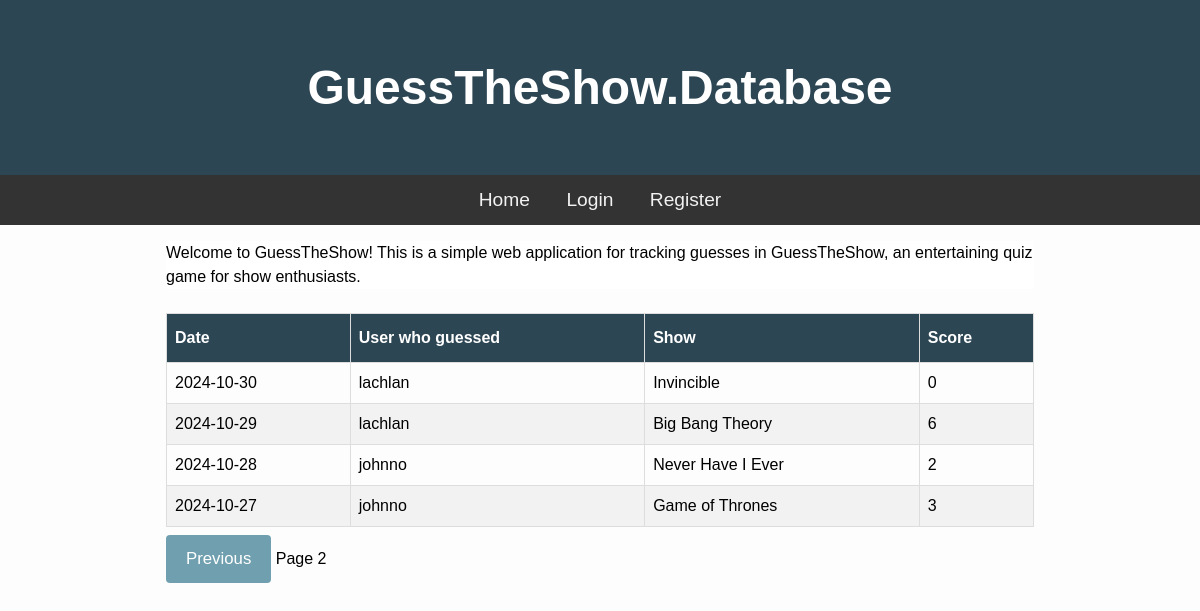
Page /?page=2 on the earlier database version.
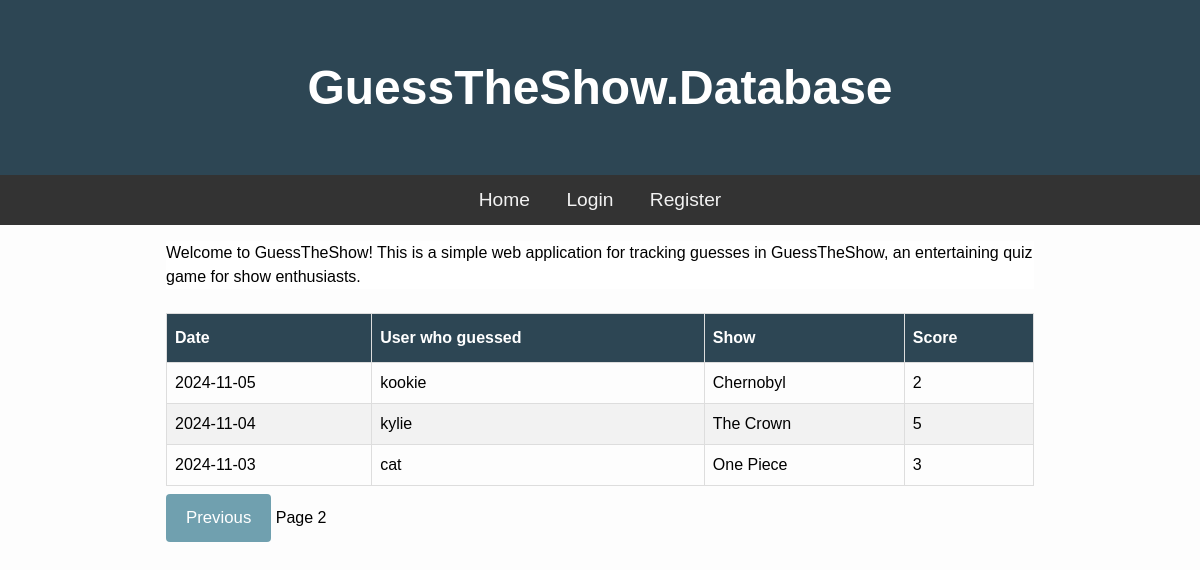
Same page on the later database version.
### tables this page shows
CREATE TABLE Guesses (id INTEGER PRIMARY KEY AUTOINCREMENT, user_id INTEGER, date TEXT NOT NULL, score INTEGER, "show" TEXT NOT NULL);

CREATE TABLE Users (id INTEGER PRIMARY KEY AUTOINCREMENT, username TEXT UNIQUE NOT NULL, password NOT NULL, salt TEXT);

### main.py (the view)
@app.route("/") #the route for the homepage
def Home():
    page = request.args.get('page', 1, type=int) #Get the page number from the query parameters and default to 1 if not provided
    per_page = 10 #Limit guesses to 10 per page
    offset = (page - 1) * per_page #Calculate the offset for the database query based on the current page
    guessData = db.GetPages(per_page, offset) #Get the guesses for the current page using limit and offset
    total_guesses = db.TotalGuessCount() #Get the total number of guesses from the guesses database
    total_pages = math.ceil(total_guesses / per_page)#Calculate the total number of pages and round up to the nearest whole number
    return render_template("index1.html", guesses=guessData, page=page, total_pages=total_pages) #Note: passing data, page and total_pages

### db.py (called while the page is built)
def GetDB():
    BASE_DIR = os.path.dirname(os.path.abspath(__file__)) #Turns the part of the current file into an absolute path and then gets the directory of that path. Used to find the database file regardless of where the program is run from.
    db_path = os.path.join(BASE_DIR, ".database", "gtg.db") #Creates path to the database file
    db = sqlite3.connect(db_path)
    db.row_factory = sqlite3.Row
    return db

def GetPages(limit, offset):
    db = GetDB()
    query = """SELECT Guesses.date, Guesses.show, Guesses.score, Users.username
               FROM Guesses
               JOIN Users ON Guesses.user_id = Users.id
               ORDER BY date DESC
               LIMIT ? OFFSET ?"""
    guesses = db.execute(query, (limit, offset)).fetchall()
    db.close()
    return guesses

def TotalGuessCount():
    db = GetDB()
    result = db.execute("SELECT COUNT(*) as total FROM Guesses").fetchone()
    db.close()
    return result['total']

### templates/index1.html (shortened to what this page needs)
{% extends "base.html" %}
{% block content %}
<div class="container">
    <p>Welcome to GuessTheShow! This is a simple web application for tracking guesses in GuessTheShow, an entertaining quiz game for show enthusiasts.</p>
</div>
<br>
<table class="guess_table">
    <thead>
        <th>Date</th>
        <th>User who guessed</th>
        <th>Show</th>
        <th>Score</th>
    </thead>
    <tbody>
        {% for guess in guesses %}
        <tr>
            <td>{{ guess['date'] }}</td>
            <td>{{ guess['username'] }}</td>
            <td>{{ guess['show'] }}</td>
            <td>{{ guess['score'] }}</td>
        </tr>
        {% endfor %}
    </tbody>
</table>
<div class="pagenavigation">
    {% if page > 1 %}
        <a href="{{ url_for('Home', page=page-1) }}"><button>Previous</button></a>
    {% endif %}
    <span>Page {{ page }}</span>
</div>
{% endblock %}

### templates/base.html (shortened to what this page needs)
<!DOCTYPE html>
<html lang="en">
<head>
    <link rel="stylesheet" href="static/css/style.css" />
</head>
<body>
    <h1 class="banner">GuessTheShow.Database</h1>
    <nav>
        <a href="/">Home</a>
        {% if session.get('username') %}
         <a href="/logout">Logout</a>
         {% else %}
        <a href="/login">Login</a>
        <a href="/register">Register</a>
        {% endif %}
</nav>
    <main>
        {% block content %}
        {% endblock %}
    </main>
</body>
</html>

### static/css/style.css (style rules this page uses)
* { padding: 0; margin: 0; box-sizing: border-box; }
body { background: #fdfdfd; font-family: "Nunito", sans-serif; font-size: 1rem; }
main { max-width: 900px; margin: auto; padding: 1rem; line-height: 1.5; }
.banner { padding: 60px; text-align: center; background: #2D4654; color: white; font-size: 3em; }
nav { overflow: hidden; background-color: #333; text-align: center; }
nav a { display: inline-block; color: #f2f2f2; padding: 14px 16px; text-decoration: none; font-size: 1.2em; }
.container { background-color: white; }
.guess_table { font-family: Arial, Helvetica, sans-serif; border-collapse: collapse; width: 100%; }
.guess_table td, .guess_table th { border: 1px solid #ddd; padding: 8px; }
.guess_table tr:nth-child(even) { background-color: #f2f2f2; }
.guess_table th { padding-top: 12px; padding-bottom: 12px; text-align: left; background-color: #2D4654; color: white; }
button { background-color: #70A0AF; color: white; padding: 14px 20px; margin: 8px 0; border: none; border-radius: 4px; cursor: pointer; font-size: 1.05em; }

Differences in the rows shown:
no longer on this page (row edited): Guesses: date "2024-10-30", username "lachlan", show "Invincible", score "0"
removed Guesses: date "2024-10-29", username "lachlan", show "Big Bang Theory", score "6"
removed Guesses: date "2024-10-28", username "johnno", show "Never Have I Ever", score "2"
added Guesses: date "2024-11-05", username "kookie", show "Chernobyl", score "2"
added Guesses: date "2024-11-04", username "kylie", show "The Crown", score "5"
changed Guesses: date "2024-10-27" → "2024-11-03"; username "johnno" → "cat"; show "Game of Thrones" → "One Piece"
